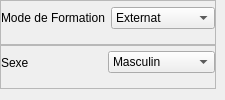
           <widget class="QWidget" name="widget_7" native="true">
            <layout class="QVBoxLayout" name="verticalLayout_9">
             <property name="spacing">
              <number>0</number>
             </property>
             <property name="leftMargin">
              <number>0</number>
             </property>
             <property name="topMargin">
              <number>0</number>
             </property>
             <property name="rightMargin">
              <number>9</number>
             </property>
             <item>
              <widget class="QFrame" name="frame_14">
               <property name="frameShape">
                <enum>QFrame::StyledPanel</enum>
               </property>
               <property name="frameShadow">
                <enum>QFrame::Raised</enum>
               </property>
               <layout class="QHBoxLayout" name="horizontalLayout_21">
                <property name="leftMargin">
                 <number>0</number>
                </property>
                <property name="topMargin">
                 <number>0</number>
                </property>
                <property name="rightMargin">
                 <number>0</number>
                </property>
                <item>
                 <widget class="QLabel" name="label_65">
                  <property name="text">
                   <string>Mode de Formation</string>
                  </property>
                  <property name="wordWrap">
                   <bool>true</bool>
                  </property>
                 </widget>
                </item>
                <item>
                 <widget class="QComboBox" name="updateModeFormation">
                  <property name="sizePolicy">
                   <sizepolicy hsizetype="Expanding" vsizetype="Fixed">
                    <horstretch>0</horstretch>
                    <verstretch>0</verstretch>
                   </sizepolicy>
                  </property>
                  <item>
                   <property name="text">
                    <string>Externat</string>
                   </property>
                  </item>
                  <item>
                   <property name="text">
                    <string>Semi-Internat</string>
                   </property>
                  </item>
                  <item>
                   <property name="text">
                    <string>Internat</string>
                   </property>
                  </item>
                  <item>
                   <property name="text">
                    <string>En ligne</string>
                   </property>
                  </item>
                 </widget>
                </item>
               </layout>
              </widget>
             </item>
             <item>
              <widget class="QFrame" name="frame_13">
               <property name="frameShape">
                <enum>QFrame::StyledPanel</enum>
               </property>
               <property name="frameShadow">
                <enum>QFrame::Raised</enum>
               </property>
               <layout class="QHBoxLayout" name="horizontalLayout_20">
                <property name="leftMargin">
                 <number>0</number>
                </property>
                <property name="topMargin">
                 <number>0</number>
                </property>
                <property name="rightMargin">
                 <number>0</number>
                </property>
                <item>
                 <widget class="QLabel" name="label_64">
                  <property name="text">
                   <string>Sexe                      </string>
                  </property>
                  <property name="wordWrap">
                   <bool>true</bool>
                  </property>
                 </widget>
                </item>
                <item>
                 <widget class="QComboBox" name="updateSexe">
                  <property name="sizePolicy">
                   <sizepolicy hsizetype="Expanding" vsizetype="Fixed">
                    <horstretch>0</horstretch>
                    <verstretch>0</verstretch>
                   </sizepolicy>
                  </property>
                  <item>
                   <property name="text">
                    <string>Masculin</string>
                   </property>
                  </item>
                  <item>
                   <property name="text">
                    <string>Féminin</string>
                   </property>
                  </item>
                 </widget>
                </item>
               </layout>
              </widget>
             </item>
            </layout>
           </widget>
